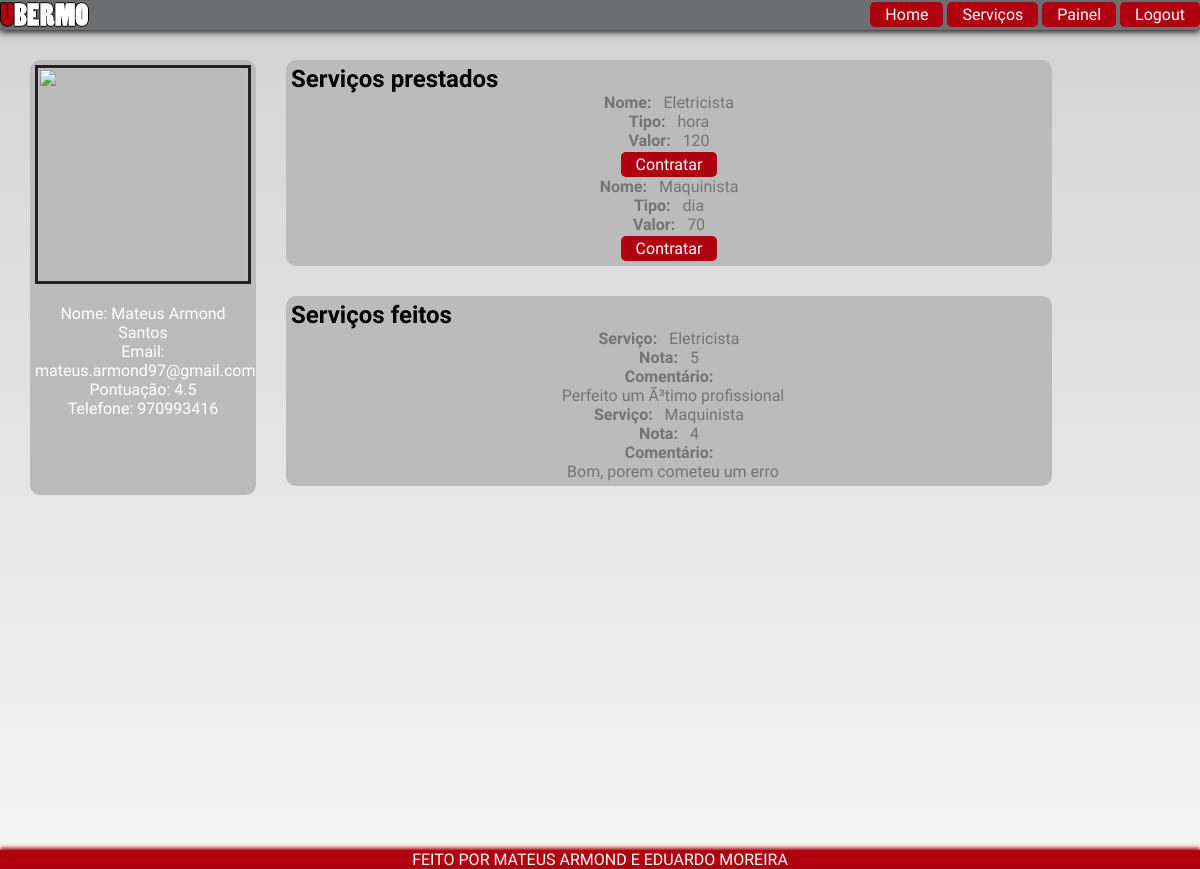
/perfil.php?prestEmail=mateus.armond97@gmail.com (signed in), run on the app's committed database.
### tables this page shows
CREATE TABLE `prestador` (
  `email` varchar(255) NOT NULL,
  `nome` varchar(255) NOT NULL,
  `senha` varchar(45) NOT NULL,
  `foto` varchar(1024) NOT NULL,
  `cpf` varchar(11) NOT NULL,
  `pontuacao` float NOT NULL,
  `agencia` varchar(255) NOT NULL,
  `nconta` varchar(45) NOT NULL
);

CREATE TABLE `telefone` (
  `id` int(11) NOT NULL,
  `numero` varchar(45) NOT NULL
);

CREATE TABLE `servico` (
  `id` int(11) NOT NULL,
  `nome` varchar(255) NOT NULL,
  `tipo` varchar(45) NOT NULL
);

CREATE TABLE `avaliacao` (
  `id` int(11) NOT NULL,
  `nota` int(11) NOT NULL,
  `comentario` varchar(120) DEFAULT NULL,
  `destinado` varchar(255) NOT NULL,
  `Servico Contratado_id` int(11) NOT NULL
);

### class_user.php (called while the page is built, shortened)
<?php
    class User{
        private $email, $tipo, $link;
        public function __construct($e, $t, $l){
            $this->email = $e;
            $this->tipo = $t;
            $this->link = $l;
        }
        public function servPrestador($prest){
            $query = "SELECT valor, servico.tipo, servico.nome, `servico ofertado`.id
            FROM servico , `servico ofertado` , prestador
            WHERE prestador.email = '".$prest."' and Prestador_email = prestador.email and
            Servico_id = servico.id
            ORDER BY valor DESC";
            return mysqli_query($this->link, $query);
        }
        public function prestDados($presEmail){
            $query = "SELECT email, nome, pontuacao, numero
            FROM prestador, telefone AS TEL, prestador_has_telefone
            WHERE `email` = '".$presEmail."' AND Prestador_email = '".$presEmail."' AND
            Telefone_id =  id";
            return mysqli_query($this->link, $query);
        }
        public function prestServFeito($presEmail){
            $query = "SELECT avaliacao.nota, avaliacao.comentario, avaliacao.destinado, servico.nome
                     FROM avaliacao, `Servico Contratado` AS SC, `Servico Ofertado` AS SO, servico
                     WHERE destinado = '".$presEmail."' AND `Servico Contratado_id`= SC.id AND
                     `Servico Ofertado_id` = SO.id AND Servico_id = servico.id ";
            $result = mysqli_query($this->link, $query);
            return $result;
        }
        public function getFoto($email = "default"){
            if($email == "default"){
                $email = $this->email;
                $tipo = $this->tipo;
            }
            else{ $tipo = 'prestador'; }
            if($tipo == 'cliente') $query = "SELECT foto FROM cliente WHERE `email` = '".$email."'";
            else $query = "SELECT foto FROM prestador WHERE `email` = '".$email."'";
            $result = (mysqli_query($this->link, $query));
            return $result->fetch_object()->foto;
        }
        public function getTipo(){
            return $this->tipo;
        }
    }
?>

### perfil.php (the view, shortened to what this page needs)
<?php
    include 'menu.php';
    if(isset($_GET['prestEmail'])){
        $presEmail = $_GET['prestEmail'];
    }
    else{
        header('index.php');
        exit();
    }
?>
<body>
    <div id='box'>
        <div id='userbox'>
            <div id='userbox-image'>
                <?php
                    echo "<img src= '".$user->getFoto($presEmail)."' height='100%' width='100%'>";
                ?>
            </div>
            <div align=center id='userbox-buttons' style='color: white; margin-top: 20px' >
                <?php
                    $result = $user->prestDados($presEmail);
                    for($i = $result->num_rows; $i > 0; $i--){
                        $j = $result->fetch_object();
                        if($i == $result->num_rows){
                            echo "Nome: $j->nome <br>
                                Email: $j->email <br>
                                Pontuação: $j->pontuacao <br>
                                Telefone: $j->numero <br>";
                        } else{
                            $k = abs($i-$result->num_rows-1);
                            echo "Telefone$k: $j->numero <br>";
                        }
                    }
                ?>
            </div>
        </div>
        <div id='userinformation'>
            <h2 style="color:black">Serviços prestados</h2>
            <?php
                $result = $user->servPrestador($presEmail);
                for($i = $result->num_rows; $i > 0; $i--){
                    $j = $result->fetch_object();
                    echo "<div id='servico-box' align='center'>
                            <b>Nome:</b> &nbsp $j->nome <br>
                            <b>Tipo:</b> &nbsp $j->tipo <br>
                            <b>Valor:</b> &nbsp $j->valor <br>
                            <a href='escolha_end.php?contratar=".$j->id."'
                            id='button-cont' >Contratar</a> <br>
                         </div>";
                }
            ?>
        </div>
        <div id='userinformation'>
            <h2 style="color:black">Serviços feitos</h2>
            <?php
                $result = $user->prestServFeito($presEmail);
                for($i = $result->num_rows; $i > 0; $i--){
                    $j = $result->fetch_object();
                    echo "<div id='servico-box' align='center'>
                            <b>Serviço:</b> &nbsp $j->nome <br>
                            <b>Nota:</b> &nbsp $j->nota <br>
                            <b>Comentário: <br></b> &nbsp $j->comentario <br>
                         </div>";
                }
            ?>
        </div>
    </div>
</body>
<?php include 'footer.php'; ?>

### menu.php (shortened to what this page needs)
<?php
    include 'database_connect.php';
    include 'class_user.php';
    $link = connect();
?>
<link rel="stylesheet" type="text/css" href="css/styles.css">
<div id="navbar">
    <a id="navbar-image" href="index.php" style="opacity:1;"></a>
    <div id = "links">
        <a href="index.php">Home</a>
        <?PHP
            if (!empty($_SESSION)){
                $user = new User($_SESSION['email'], $_SESSION['tipo'], $link);
                if($user->getTipo() == 'cliente')
                    echo '<a href="servicos.php">Serviços</a> ';
                echo '<a href="painel.php">Painel</a> <a href="logout.php">Logout</a>';
            }
            else{
                echo '<a href="login.php">Entre</a>';
            }
        ?>
    </div>
</div>

### footer.php
<footer>
    FEITO POR MATEUS ARMOND E EDUARDO MOREIRA
</footer>

### css/styles.css (style rules this page uses)
body { background: linear-gradient(#D3D3D3,#F5F5F5); }
* { padding: 0px; margin: 0px; font-family: 'Source Sans Pro', sans-serif; color: rgb(117, 117, 117); }
footer { display:inline-block; background: #ae000e; color: #ffffff; width: 100%; margin-top: 20px; text-align: center; -webkit-box-shadow: 0px -2px 4px #ae000e; -moz-box-shadow: 0px -2px 4px #ae000e; -o-box-shadow: 0px -2px 4px #ae000e; box-shadow: 0px -2px 4px #ae000e; }
#navbar { background: rgba(5,8,13,0.5); width: 100%; height: 30px; float: right; position: fixed; margin-right:2px; top:0; left:0; -webkit-box-shadow: 0px 2px 7px #111214; -moz-box-shadow: 0px 2px 7px #111214; -o-box-shadow: 0px 2px 7px #111214; box-shadow: 0px 2px 7px #111214; }
#navbar-image { all:initial; background-image: url("UBERMO_LOGO.png"); width: 90px; height: 30px; float: left; background-size: cover; background-position: center center; background-repeat: no-repeat; position: absolute; }
#links { float: right; }
a:link { margin-top:2px; color: white; text-decoration: none; display: inline-block; text-align: center; background-color: #ae000e; padding: 3px 15px; border-radius: 5px; }
#box { padding-top: 30px; width: 90%; margin: 0 auto; height:100%; }
#userbox { background-color: #bbbbbb; margin-top: 30px; margin-left: -30px; max-width: 225px; width: 20%; height: 425px; border: 5px solid #bbbbbb; float: left; border-radius: 10px; }
#userinformation { padding: 5px; float: left; width: 70%; background-color: #bbbbbb; margin-top: 30px; margin-left: 30px; border-radius: 10px; }
#userbox-image { height: 50%; border: 3px solid #222222; }
#userbox-buttons { height: 50%; }

### data on the page
prestador: nome "Mateus Armond Santos", email "mateus.armond97@gmail.com", pontuacao "4.5", telefone.numero "970993416"
servico ofertado: Servico.nome "Eletricista", Servico.tipo "hora", valor "120"
servico ofertado: Servico.nome "Maquinista", Servico.tipo "dia", valor "70"
avaliacao: servico.nome "Eletricista", nota "5", comentario "Perfeito um Ã³timo profissional"
avaliacao: servico.nome "Maquinista", nota "4", comentario "Bom, porem cometeu um erro"
